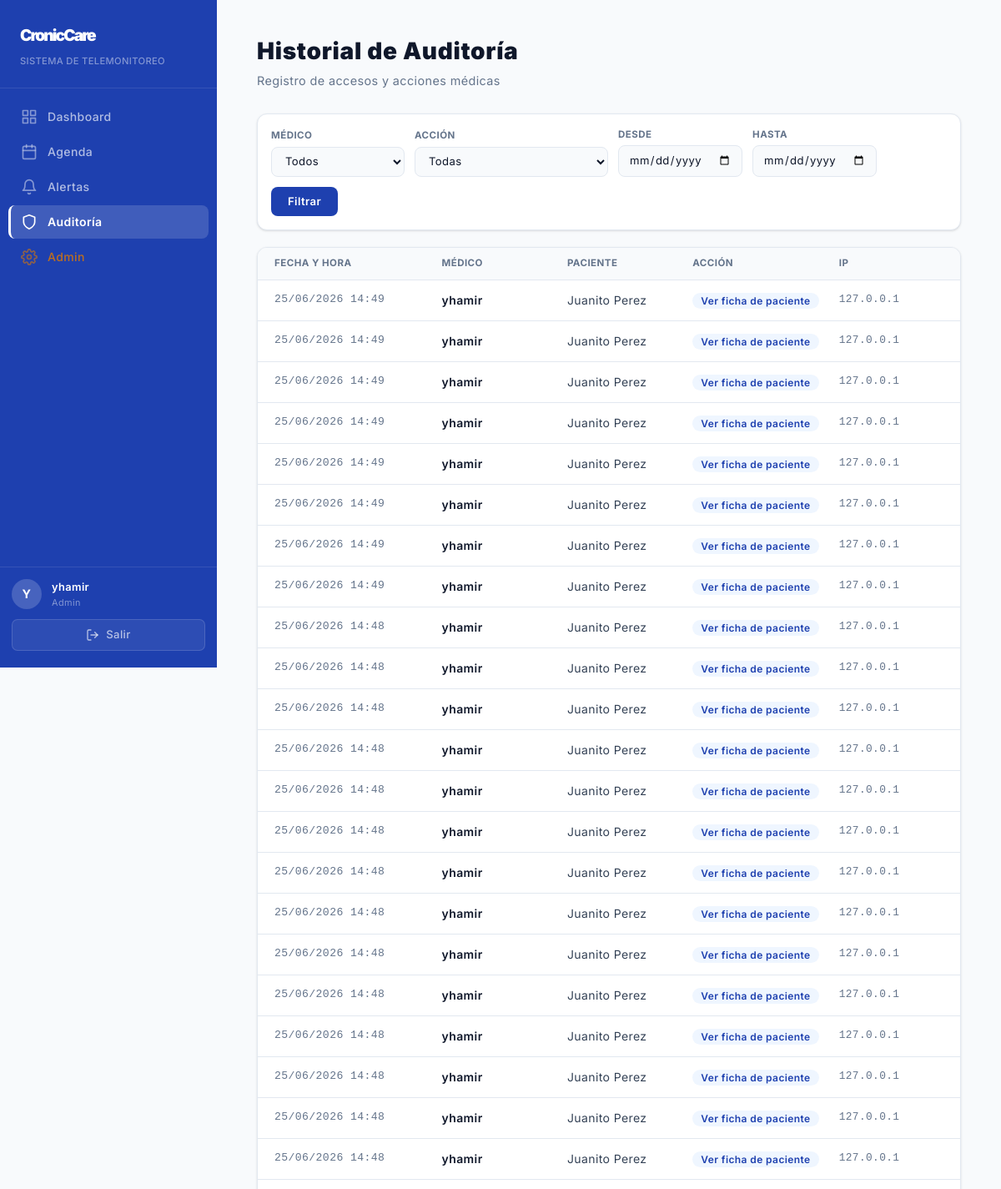
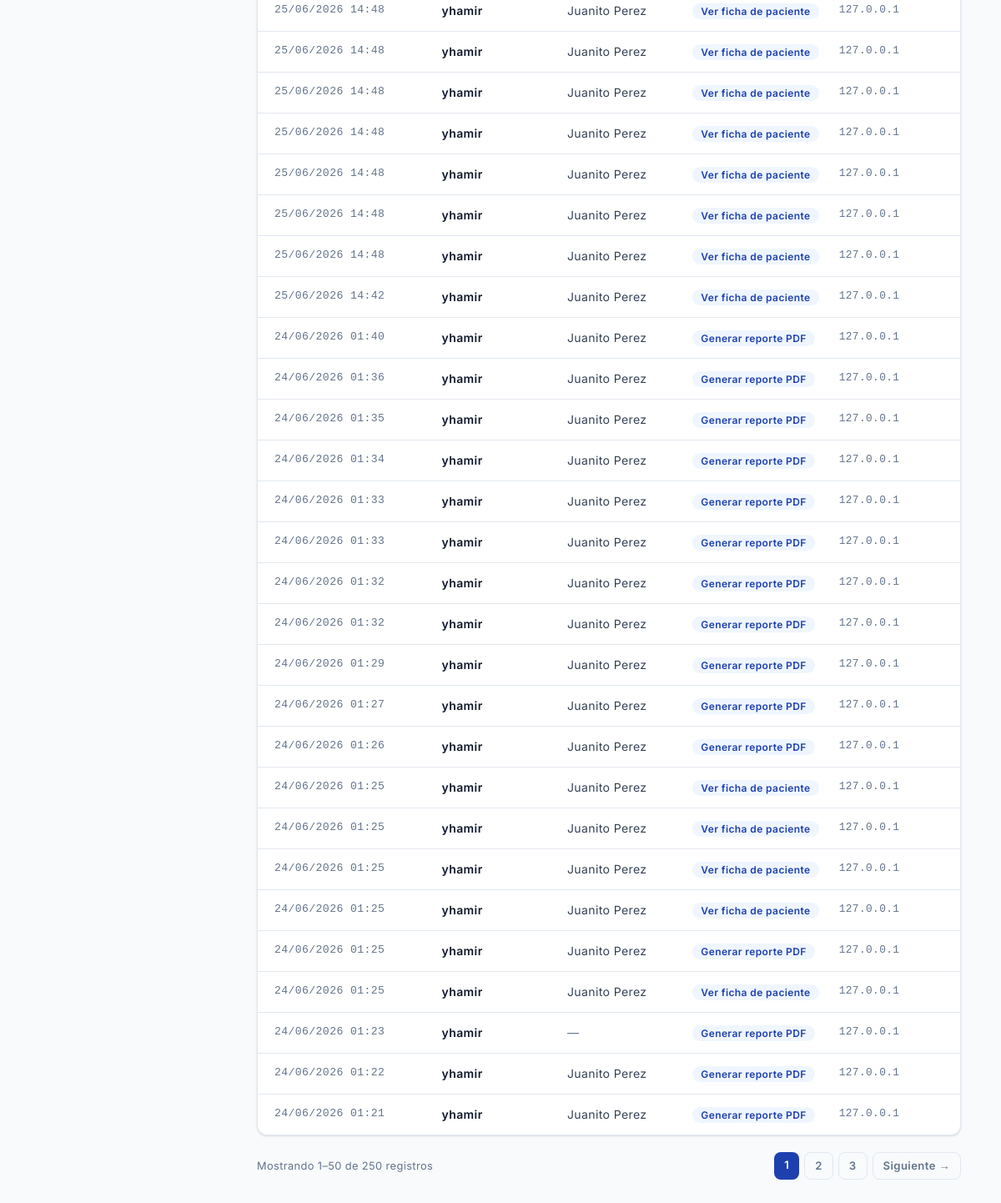
/auditoria/ (signed in), run on an earlier commit of the app's database (2 pictures, top to bottom).
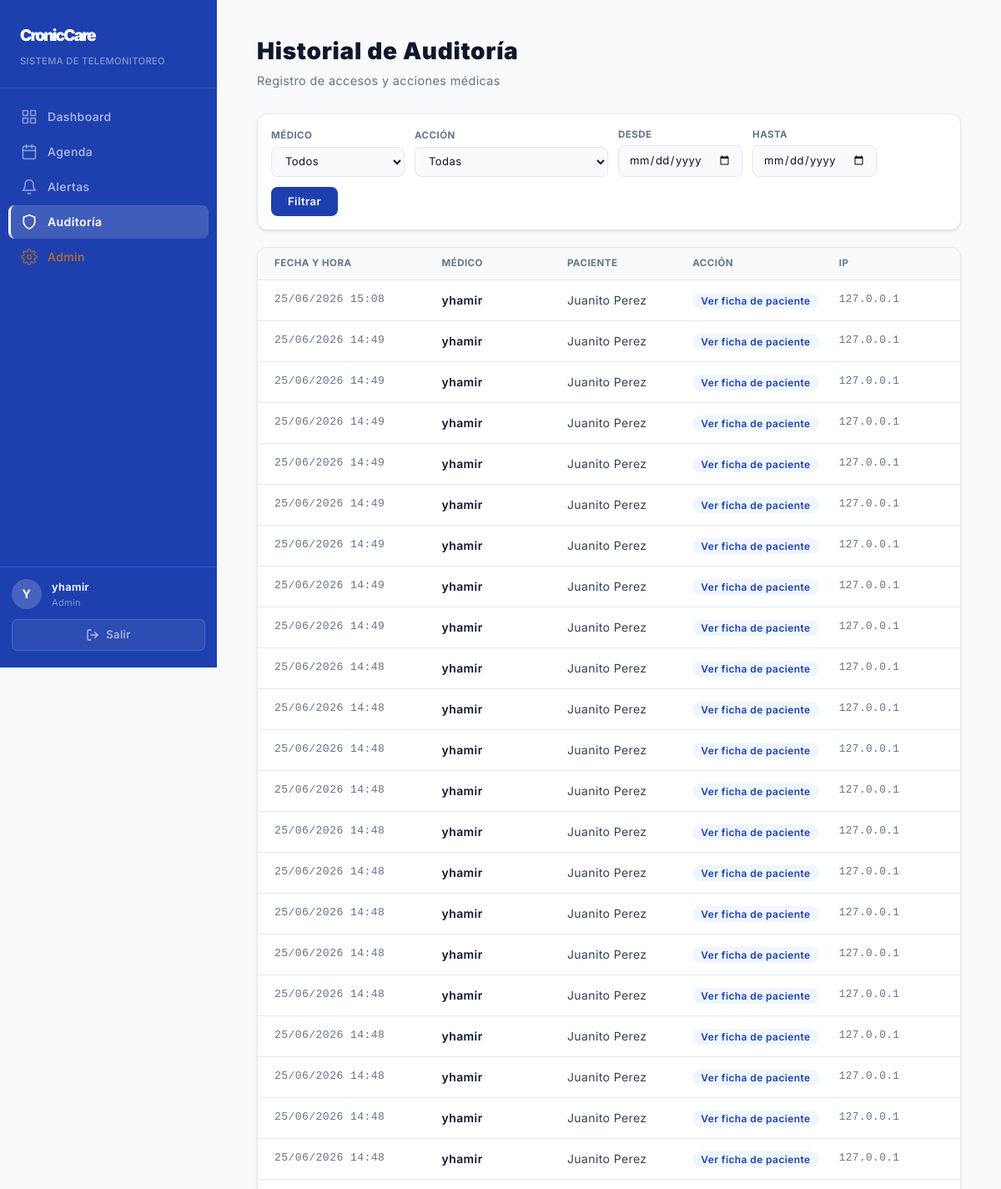
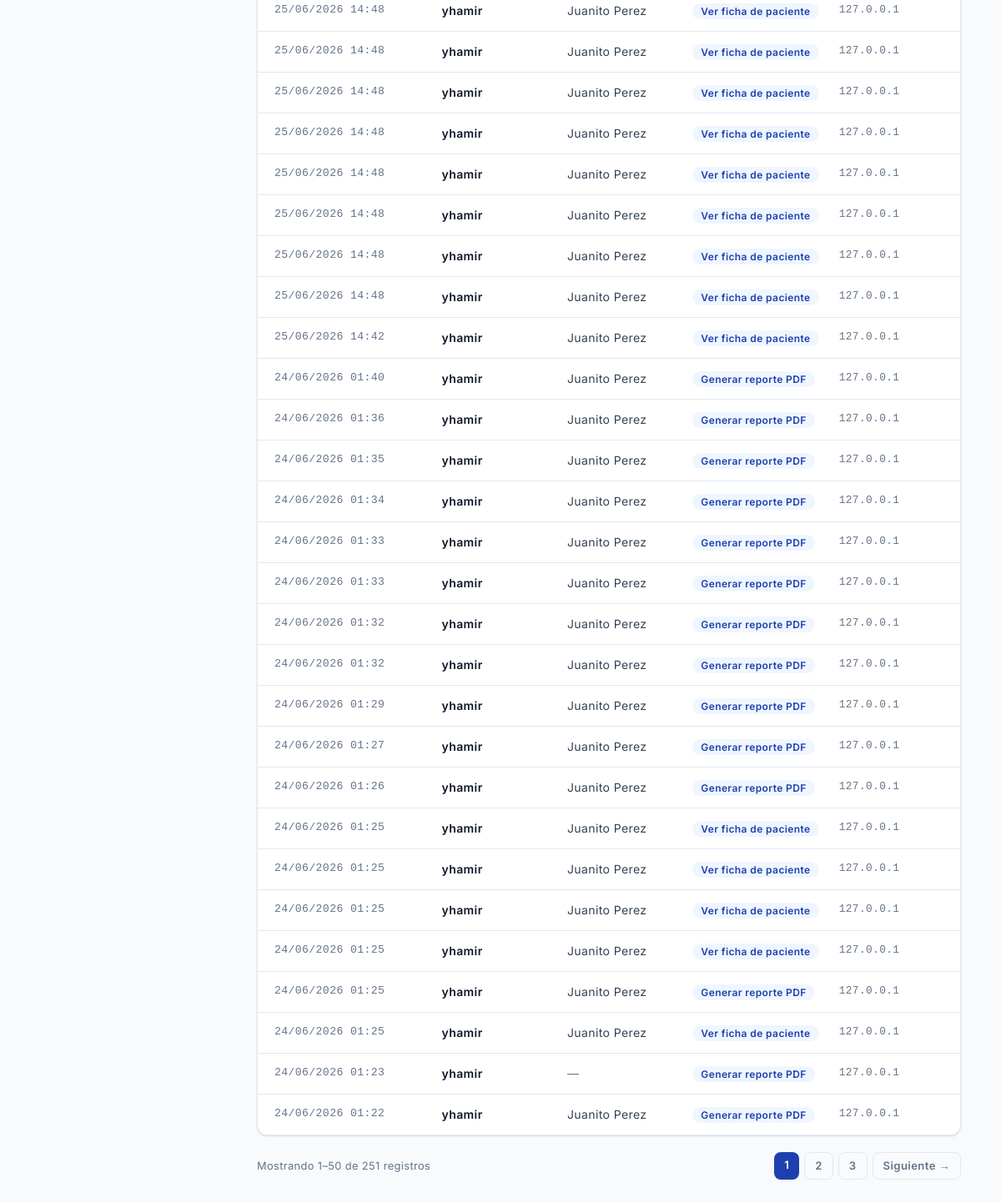
And on a later commit of the database (2 pictures, top to bottom).
### core/models.py (models this page shows, shortened)
class LogAcceso(models.Model):
    ACCIONES = [
        ('ver_paciente', 'Ver ficha de paciente'),
        ('ver_metricas', 'Ver métricas'),
        ('agregar_nota', 'Agregar nota clínica'),
        ('agregar_plan', 'Agregar plan de cuidados'),
        ('eliminar_plan', 'Eliminar plan de cuidados'),
        ('marcar_alerta', 'Marcar alerta como resuelta'),
        ('generar_pdf', 'Generar reporte PDF'),
        ('registrar_paciente', 'Registrar paciente'),
        ('completar_consulta', 'Completar consulta'),
        ('actualizar_ficha', 'Actualizar ficha médica'),
        ('actualizar_perfil', 'Actualizar perfil médico'),
    ]
    medico = models.ForeignKey(User, on_delete = models.SET_NULL, null = True, related_name = 'logs')
    paciente = models.ForeignKey(Paciente, on_delete = models.SET_NULL, null = True, blank = True, related_name = 'logs')
    accion = models.CharField(max_length = 30, choices = ACCIONES)
    descripcion = models.TextField(blank = True)
    ip = models.GenericIPAddressField(null = True, blank = True)
    fecha = models.DateTimeField(auto_now_add = True)
    class Meta:
        ordering = ['-fecha']

class Paciente(models.Model):
    ENFERMEDADES = [
        ('diabetes_t2', 'Diabetes Tipo 2'),
        ('diabetes_t1', 'Diabetes Tipo 1'),
        ('hipertension', 'Hipertensión Arterial'),
        ('asma', 'Asma'),
        ('epoc', 'EPOC'),
        ('irc', 'Insuficiencia Renal Crónica'),
        ('icc', 'Insuficiencia Cardíaca Crónica'),
        ('artritis', 'Artritis Reumatoide'),
        ('otra', 'Otra'),
    ]
    user = models.OneToOneField(User, on_delete = models.SET_NULL, null = True, blank = True, related_name = 'paciente')
    nombre = models.CharField(max_length = 100)
    dni = models.CharField(max_length = 8, unique = True)
    enfermedad = models.CharField(max_length = 100, choices = ENFERMEDADES)
    fecha_nacimiento = models.DateField(null = True, blank = True)
    telefono = models.CharField(max_length = 15, blank = True)
    fecha_registro = models.DateTimeField(auto_now_add = True)

### core/views/misc.py (the view)
# urls.py: path('auditoria/', views.auditoria, name='auditoria'),
@login_required
@medico_required
def auditoria(request):
    qs = LogAcceso.objects.select_related("medico", "paciente").all()
    medico_id = request.GET.get("medico", "")
    accion    = request.GET.get("accion", "")
    desde     = request.GET.get("desde", "")
    hasta     = request.GET.get("hasta", "")
    if medico_id:
        qs = qs.filter(medico_id=medico_id)
    if accion:
        qs = qs.filter(accion=accion)
    if desde:
        qs = qs.filter(fecha__date__gte=desde)
    if hasta:
        qs = qs.filter(fecha__date__lte=hasta)
    paginator = Paginator(qs, 50)
    page      = request.GET.get("page", 1)
    logs      = paginator.get_page(page)
    medicos = User.objects.filter(logs__isnull=False).distinct().order_by("first_name")
    return render(request, "core/auditoria.html", {
        "logs":     logs,
        "medicos":  medicos,
        "acciones": LogAcceso.ACCIONES,
        "filtros": {
            "medico": medico_id,
            "accion": accion,
            "desde":  desde,
            "hasta":  hasta,
        },
    })

### core/templates/core/auditoria.html (shortened to what this page needs)
{% extends 'core/base.html' %}
{% block content %}
<div class="p-10 px-12 max-w-350 mx-auto">
  <div class="mb-7">
    <h1 class="font-black text-[1.75rem] tracking-wide text-text">Historial de Auditoría</h1>
    <p class="text-muted text-[0.9rem] mt-1">Registro de accesos y acciones médicas</p>
  </div>
  <form method="get" class="bg-surface border border-border rounded-xl p-4 mb-5 flex flex-wrap gap-3 items-end shadow-sm">
    <div class="flex flex-col gap-1 min-w-40">
      <label class="text-[0.72rem] font-bold uppercase tracking-[0.04em] text-muted">Médico</label>
      <select name="medico" class="bg-bg border border-border rounded-lg px-3 py-2 text-[0.82rem] text-text focus:outline-none focus:border-primary">
        <option value="">Todos</option>
      </select>
    </div>
    <div class="flex flex-col gap-1 min-w-45">
      <label class="text-[0.72rem] font-bold uppercase tracking-[0.04em] text-muted">Acción</label>
      <select name="accion" class="bg-bg border border-border rounded-lg px-3 py-2 text-[0.82rem] text-text focus:outline-none focus:border-primary">
        <option value="">Todas</option>
      </select>
    </div>
    <div class="flex flex-col gap-1">
      <label class="text-[0.72rem] font-bold uppercase tracking-[0.04em] text-muted">Desde</label>
      <input type="date" name="desde" value="{{ filtros.desde }}"
             class="bg-bg border border-border rounded-lg px-3 py-2 text-[0.82rem] text-text focus:outline-none focus:border-primary">
    </div>
    <div class="flex flex-col gap-1">
      <label class="text-[0.72rem] font-bold uppercase tracking-[0.04em] text-muted">Hasta</label>
      <input type="date" name="hasta" value="{{ filtros.hasta }}"
             class="bg-bg border border-border rounded-lg px-3 py-2 text-[0.82rem] text-text focus:outline-none focus:border-primary">
    </div>
    <button type="submit"
            class="bg-primary text-white px-5 py-2 rounded-lg font-semibold text-[0.82rem] hover:bg-primary/90 transition-colors">
      Filtrar
    </button>
  </form>
  <div class="bg-surface rounded-xl border border-border shadow-sm p-0 overflow-hidden">
    <div class="grid px-5 py-2.5 text-[0.72rem] font-bold text-muted uppercase tracking-[0.04em] bg-bg border-b border-border" style="grid-template-columns: 1.6fr 1.2fr 1.2fr 1.4fr 1fr">
      <div>Fecha y Hora</div>
      <div>Médico</div>
      <div>Paciente</div>
      <div>Acción</div>
      <div>IP</div>
    </div>
    {% for log in logs %}
    <div class="grid px-5 py-3.5 items-center border-b border-border transition-colors duration-150 text-sm hover:bg-primary-light last:border-b-0" style="grid-template-columns: 1.6fr 1.2fr 1.2fr 1.4fr 1fr">
      <div class="text-muted font-mono text-[0.82rem]">{{ log.fecha|date:"d/m/Y H:i" }}</div>
      <div class="font-semibold text-[0.875rem]">{{ log.medico.get_full_name|default:log.medico.username }}</div>
      <div class="text-[0.875rem] text-text2">
        {% if log.paciente %}
          {{ log.paciente.nombre }}
        {% else %}
          <span class="text-muted">—</span>
        {% endif %}
      </div>
      <div>
        {% if log.accion == 'ver_paciente' %}
          <span class="bg-primary-light text-primary px-2.5 py-0.5 rounded-full text-[0.75rem] font-semibold">{{ log.get_accion_display }}</span>
        {% elif log.accion == 'agregar_nota' %}
          <span class="bg-ok-light text-ok px-2.5 py-0.5 rounded-full text-[0.75rem] font-semibold">{{ log.get_accion_display }}</span>
        {% elif log.accion == 'agregar_plan' %}
          <span class="bg-ok-light text-ok px-2.5 py-0.5 rounded-full text-[0.75rem] font-semibold">{{ log.get_accion_display }}</span>
        {% elif log.accion == 'eliminar_plan' %}
          <span class="bg-warning-light text-warning px-2.5 py-0.5 rounded-full text-[0.75rem] font-semibold">{{ log.get_accion_display }}</span>
        {% elif log.accion == 'marcar_alerta' %}
          <span class="bg-warning-light text-warning px-2.5 py-0.5 rounded-full text-[0.75rem] font-semibold">{{ log.get_accion_display }}</span>
        {% elif log.accion == 'generar_pdf' %}
          <span class="bg-primary-light text-primary px-2.5 py-0.5 rounded-full text-[0.75rem] font-semibold">{{ log.get_accion_display }}</span>
        {% elif log.accion == 'registrar_paciente' %}
          <span class="bg-ok-light text-ok px-2.5 py-0.5 rounded-full text-[0.75rem] font-semibold">{{ log.get_accion_display }}</span>
        {% else %}
          <span class="bg-primary-light text-primary px-2.5 py-0.5 rounded-full text-[0.75rem] font-semibold">{{ log.get_accion_display }}</span>
        {% endif %}
      </div>
      <div class="font-mono text-[0.8rem] text-muted">{{ log.ip|default:"—" }}</div>
    </div>
    {% empty %}
    <div class="py-16 px-6 text-center text-muted text-[0.85rem]">
      No hay registros de auditoría para los filtros seleccionados.
    </div>
    {% endfor %}
  </div>
  {% if logs.paginator.num_pages > 1 %}
  <div class="flex items-center justify-between mt-5">
    <p class="text-[0.8rem] text-muted">
      Mostrando {{ logs.start_index }}–{{ logs.end_index }} de {{ logs.paginator.count }} registros
    </p>
    <div class="flex gap-1.5">
      {% for num in logs.paginator.page_range %}
        {% if logs.number == num %}
        <span class="px-3 py-1.5 rounded-lg bg-primary text-white text-[0.82rem] font-semibold">{{ num }}</span>
        {% elif num >= logs.number|add:"-2" and num <= logs.number|add:"2" %}
        <a href="?page={{ num }}"
           class="px-3 py-1.5 rounded-lg border border-border text-[0.82rem] text-muted font-semibold hover:bg-surface transition-colors no-underline">
          {{ num }}
        </a>
        {% endif %}
      {% endfor %}
      {% if logs.has_next %}
      <a href="?page={{ logs.next_page_number }}"
         class="px-3 py-1.5 rounded-lg border border-border text-[0.82rem] text-muted font-semibold hover:bg-surface transition-colors no-underline">
        Siguiente →
      </a>
      {% endif %}
    </div>
  </div>
  {% endif %}
</div>
{% endblock %}

### core/templates/core/base.html (shortened to what this page needs)
{% load static %}
<!doctype html>
<html lang="es">
  <head>
    <link rel="stylesheet" href="{% static 'css/styles.css' %}" />
  </head>
  <body class="font-sans bg-bg text-text min-h-screen grid grid-cols-[260px_1fr] tracking-wide max-md:grid-cols-1">
    <aside id="sidebar" class="fixed top-0 left-0 w-65 h-screen bg-primary flex flex-col z-100 overflow-y-auto">
      <div class="px-6 pt-7 pb-5.5 border-b border-white/10 shrink-0">
        <span class="block text-[1.2rem] font-black text-white -tracking-widest mb-0.5 no-underline">CronicCare</span>
        <span class="text-[0.7rem] text-white/45 font-medium tracking-[0.03em] uppercase">Sistema de Telemonitoreo</span>
      </div>
      <ul class="flex-1 py-3.5 px-2.5 list-none flex flex-col gap-0.5">
        <li>
          <a
            href="{% url 'dashboard' %}"
            class="flex items-center gap-3 px-3 py-2.5 rounded-lg text-sm font-medium no-underline transition-[background,color] duration-150 border-l-[3px] {% if request.resolver_match.url_name == 'dashboard' %}bg-white/15 text-white border-white font-semibold{% else %}text-white/65 border-transparent hover:bg-white/8 hover:text-white{% endif %}"
          >
            <svg
              class="shrink-0 w-5 h-5 {% if request.resolver_match.url_name == 'dashboard' %}opacity-100{% else %}opacity-70{% endif %}"
              viewBox="0 0 24 24"
              fill="none"
              stroke="currentColor"
              stroke-width="2"
              stroke-linecap="round"
              stroke-linejoin="round"
            >
              <rect x="3" y="3" width="7" height="7" />
              <rect x="14" y="3" width="7" height="7" />
              <rect x="14" y="14" width="7" height="7" />
              <rect x="3" y="14" width="7" height="7" />
            </svg>
            Dashboard
          </a>
        </li>
        <li>
          <a
            href="{% url 'agenda' %}"
            class="flex items-center gap-3 px-3 py-2.5 rounded-lg text-sm font-medium no-underline transition-[background,color] duration-150 border-l-[3px] {% if request.resolver_match.url_name == 'agenda' %}bg-white/15 text-white border-white font-semibold{% else %}text-white/65 border-transparent hover:bg-white/8 hover:text-white{% endif %}"
          >
            <svg
              class="shrink-0 w-5 h-5 {% if request.resolver_match.url_name == 'agenda' %}opacity-100{% else %}opacity-70{% endif %}"
              viewBox="0 0 24 24" fill="none" stroke="currentColor" stroke-width="2" stroke-linecap="round" stroke-linejoin="round">
              <rect x="3" y="4" width="18" height="18" rx="2" ry="2"/>
              <line x1="16" y1="2" x2="16" y2="6"/>
              <line x1="8" y1="2" x2="8" y2="6"/>
              <line x1="3" y1="10" x2="21" y2="10"/>
            </svg>
            Agenda
          </a>
        </li>
        <li>
          <a
            href="{% url 'alertas' %}"
            class="flex items-center gap-3 px-3 py-2.5 rounded-lg text-sm font-medium no-underline transition-[background,color] duration-150 border-l-[3px] {% if request.resolver_match.url_name == 'alertas' %}bg-white/15 text-white border-white font-semibold{% else %}text-white/65 border-transparent hover:bg-white/8 hover:text-white{% endif %}"
          >
            <svg
              class="shrink-0 w-5 h-5 {% if request.resolver_match.url_name == 'alertas' %}opacity-100{% else %}opacity-70{% endif %}"
              viewBox="0 0 24 24"
              fill="none"
              stroke="currentColor"
              stroke-width="2"
              stroke-linecap="round"
              stroke-linejoin="round"
            >
              <path d="M18 8A6 6 0 0 0 6 8c0 7-3 9-3 9h18s-3-2-3-9" />
              <path d="M13.73 21a2 2 0 0 1-3.46 0" />
            </svg>
            Alertas
          </a>
        </li>
        {% if request.user.is_superuser or request.user.groups.exists %}
        <li>
          <a
            href="{% url 'auditoria' %}"
            class="flex items-center gap-3 px-3 py-2.5 rounded-lg text-sm font-medium no-underline transition-[background,color] duration-150 border-l-[3px] {% if request.resolver_match.url_name == 'auditoria' %}bg-white/15 text-white border-white font-semibold{% else %}text-white/65 border-transparent hover:bg-white/8 hover:text-white{% endif %}"
          >
            <svg
              class="shrink-0 w-5 h-5 {% if request.resolver_match.url_name == 'auditoria' %}opacity-100{% else %}opacity-70{% endif %}"
              viewBox="0 0 24 24"
              fill="none"
              stroke="currentColor"
              stroke-width="2"
              stroke-linecap="round"
              stroke-linejoin="round"
            >
              <path d="M12 22s8-4 8-10V5l-8-3-8 3v7c0 6 8 10 8 10z" />
            </svg>
            Auditoría
          </a>
        </li>
        {% endif %}
        {% if request.user.is_superuser %}
        <li>
          <a href="/admin/" class="flex items-center gap-3 px-3 py-2.5 rounded-lg text-sm font-medium no-underline text-warning/85 border-l-[3px] border-transparent hover:bg-warning/10 hover:text-warning transition-[background,color] duration-150">
            Admin
          </a>
        </li>
        {% endif %}
      </ul>
      <div class="px-3.5 pb-5 pt-3.5 border-t border-white/10 shrink-0">
        <div class="flex items-center gap-3 mb-3">
          <div class="w-9 h-9 rounded-full bg-white/18 flex items-center justify-center text-[0.9rem] font-bold text-white shrink-0 uppercase">
            {{ request.user.get_full_name|default:request.user.username|slice:":1" }}
          </div>
          <div class="min-w-0">
            <div class="text-[0.8rem] font-semibold text-white truncate">
              <a href="{% url 'perfil_medico' %}" class="no-underline text-inherit">
                {{ request.user.get_full_name|default:request.user.username }}
              </a>
            </div>
            <div class="text-[0.68rem] text-white/45 mt-px">
              {% if request.user.is_superuser %}Admin{% else %}Médico{% endif %}
            </div>
          </div>
        </div>
        <form method="POST" action="{% url 'logout' %}" class="m-0">
          <button type="submit" class="flex items-center justify-center gap-2 w-full px-3 py-2 bg-white/[0.07] border border-white/[0.14] rounded-[7px] text-white/65 font-sans text-[0.82rem] font-medium cursor-pointer transition-[background,color] duration-150 hover:bg-white/13 hover:text-white">
            <svg
              width="16"
              height="16"
              viewBox="0 0 24 24"
              fill="none"
              stroke="currentColor"
              stroke-width="2"
              stroke-linecap="round"
              stroke-linejoin="round"
            >
              <path d="M9 21H5a2 2 0 0 1-2-2V5a2 2 0 0 1 2-2h4" />
              <polyline points="16 17 21 12 16 7" />
              <line x1="21" y1="12" x2="9" y2="12" />
            </svg>
            Salir
          </button>
        </form>
      </div>
    </aside>
    <main class="col-start-2 min-h-screen bg-bg max-md:col-start-1 max-md:pt-14">{% block content %}{% endblock %}</main>
  </body>
</html>

What changed in the data, as far as the page shows it:
no longer on this page (row unchanged): LogAcceso: fecha "24/06/2026 01:21", medico.get_full_name "yhamir", paciente.nombre "Juanito Perez", accion "Generar reporte PDF", ip "127.0.0.1"
added LogAcceso: fecha "25/06/2026 15:08", medico.get_full_name "yhamir", paciente.nombre "Juanito Perez", accion "Ver ficha de paciente", ip "127.0.0.1"
Also different on the page:
{{ logs.paginator.count }}: "250" → "251"
